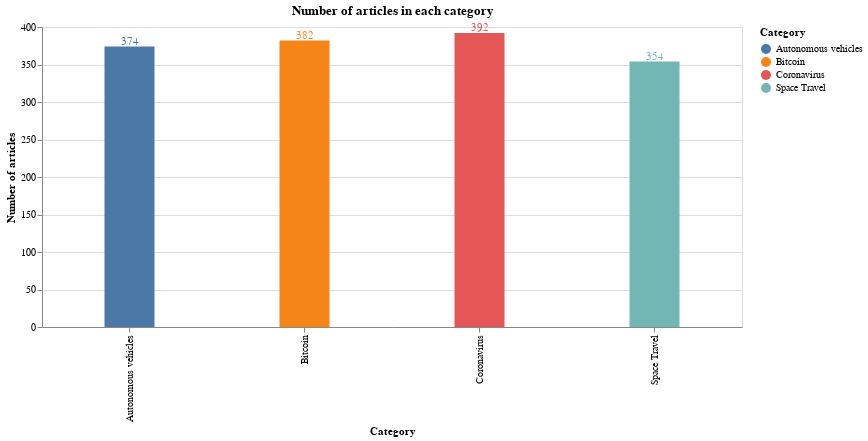

Here is the notebook cell this chart was saved with:
### Markdown cell above
## Number of articles in each category

### Code cell
bars = alt.Chart(df).mark_bar(size=50).encode(
    x=alt.X("Category"),
    y=alt.Y("count():Q", axis=alt.Axis(title='Number of articles')),
    tooltip=[alt.Tooltip('count()', title='Number of articles'), 'Category'],
    color='Category'

)

text = bars.mark_text(
    align='center',
    baseline='bottom',
).encode(
    text='count()'
)

(bars + text).interactive().properties(
    height=300, 
    width=700,
    title = "Number of articles in each category",
)

### Figure 1 — Vega-Lite specification as saved in the notebook (floating-point values rounded to 4 significant figures; data arrays with more than 128 entries replaced by an {"elided": "..."} marker saying what was removed)
{"config": {"view": {"continuousWidth": 400, "continuousHeight": 300}}, "layer": [{"mark": {"type": "bar", "size": 50}, "encoding": {"color": {"type": "nominal", "field": "Category"}, "tooltip": [{"type": "quantitative", "aggregate": "count", "title": "Number of articles"}, {"type": "nominal", "field": "Category"}], "x": {"type": "nominal", "field": "Category"}, "y": {"type": "quantitative", "aggregate": "count", "axis": {"title": "Number of articles"}}}, "selection": {"selector001": {"type": "interval", "bind": "scales", "encodings": ["x", "y"]}}}, {"mark": {"type": "text", "align": "center", "baseline": "bottom"}, "encoding": {"color": {"type": "nominal", "field": "Category"}, "text": {"type": "quantitative", "aggregate": "count"}, "tooltip": [{"type": "quantitative", "aggregate": "count", "title": "Number of articles"}, {"type": "nominal", "field": "Category"}], "x": {"type": "nominal", "field": "Category"}, "y": {"type": "quantitative", "aggregate": "count", "axis": {"title": "Number of articles"}}}}], "data": {"name": "data-ac5c868f6a8fc8d634496d4ec637f20c"}, "height": 300, "title": "Number of articles in each category", "width": 700, "$schema": "https://vega.github.io/schema/vega-lite/v4.8.1.json", "datasets": {"data-ac5c868f6a8fc8d634496d4ec637f20c": {"elided": "1502 records"}}}
